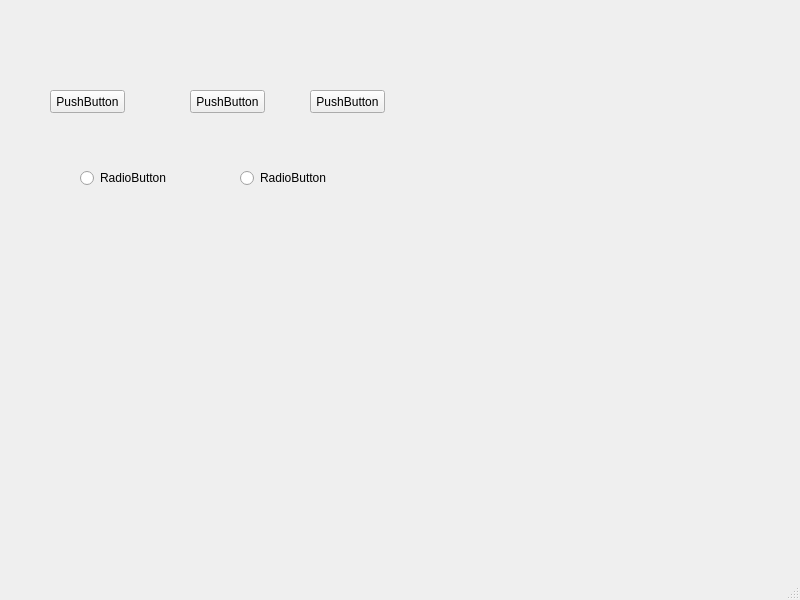
<?xml version="1.0" encoding="UTF-8"?>
<ui version="4.0">
 <class>MainWindow</class>
 <widget class="QMainWindow" name="MainWindow">
  <property name="geometry">
   <rect>
    <x>0</x>
    <y>0</y>
    <width>800</width>
    <height>600</height>
   </rect>
  </property>
  <property name="windowTitle">
   <string>MainWindow</string>
  </property>
  <widget class="QWidget" name="centralwidget">
   <widget class="QPushButton" name="pushButton">
    <property name="geometry">
     <rect>
      <x>50</x>
      <y>90</y>
      <width>75</width>
      <height>23</height>
     </rect>
    </property>
    <property name="text">
     <string>PushButton</string>
    </property>
   </widget>
   <widget class="QPushButton" name="pushButton_2">
    <property name="geometry">
     <rect>
      <x>190</x>
      <y>90</y>
      <width>75</width>
      <height>23</height>
     </rect>
    </property>
    <property name="text">
     <string>PushButton</string>
    </property>
   </widget>
   <widget class="QPushButton" name="pushButton_3">
    <property name="geometry">
     <rect>
      <x>310</x>
      <y>90</y>
      <width>75</width>
      <height>23</height>
     </rect>
    </property>
    <property name="text">
     <string>PushButton</string>
    </property>
   </widget>
   <widget class="QRadioButton" name="radioButton">
    <property name="geometry">
     <rect>
      <x>80</x>
      <y>170</y>
      <width>89</width>
      <height>16</height>
     </rect>
    </property>
    <property name="text">
     <string>RadioButton</string>
    </property>
   </widget>
   <widget class="QRadioButton" name="radioButton_2">
    <property name="geometry">
     <rect>
      <x>240</x>
      <y>170</y>
      <width>89</width>
      <height>16</height>
     </rect>
    </property>
    <property name="text">
     <string>RadioButton</string>
    </property>
   </widget>
  </widget>
  <widget class="QMenuBar" name="menubar">
   <property name="geometry">
    <rect>
     <x>0</x>
     <y>0</y>
     <width>800</width>
     <height>23</height>
    </rect>
   </property>
  </widget>
  <widget class="QStatusBar" name="statusbar"/>
 </widget>
 <resources/>
 <connections/>
</ui>
